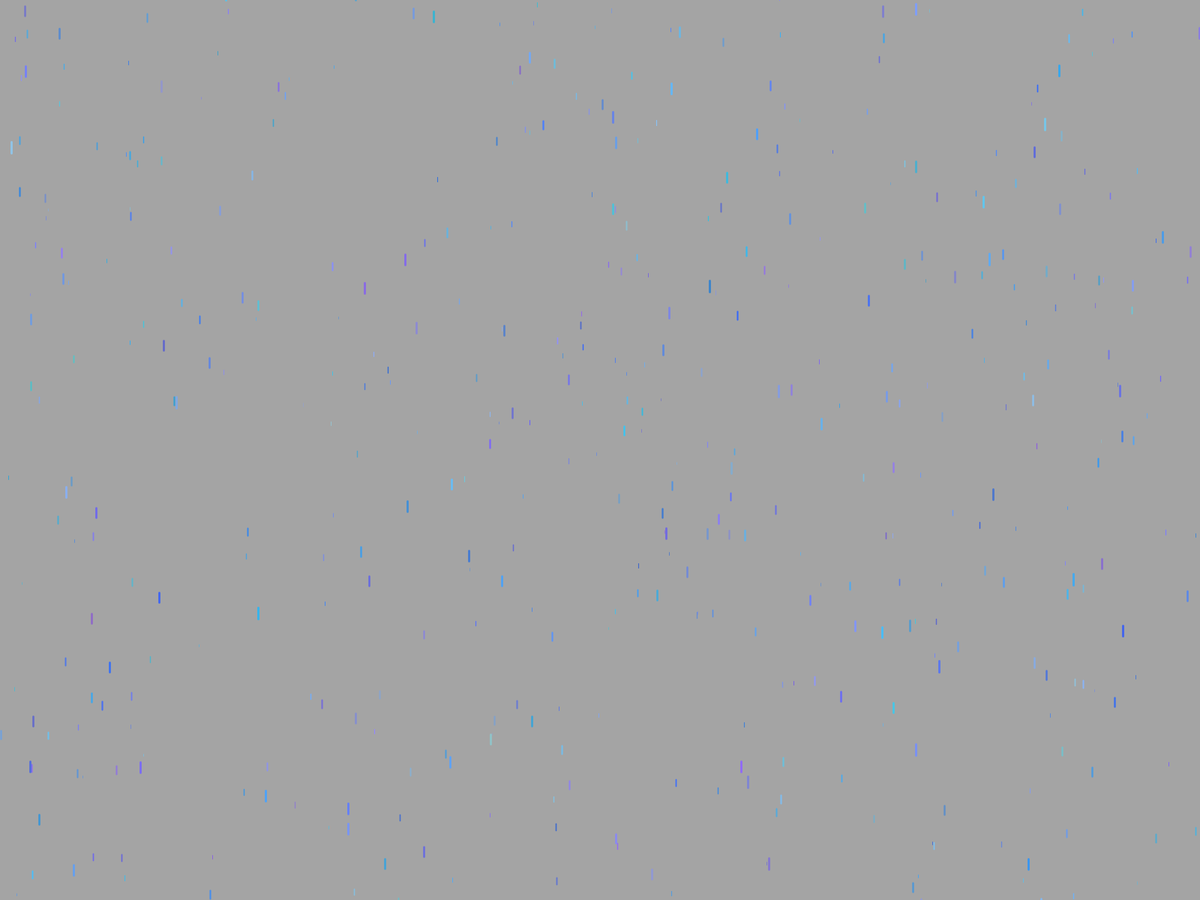
Frame 1 (no input)
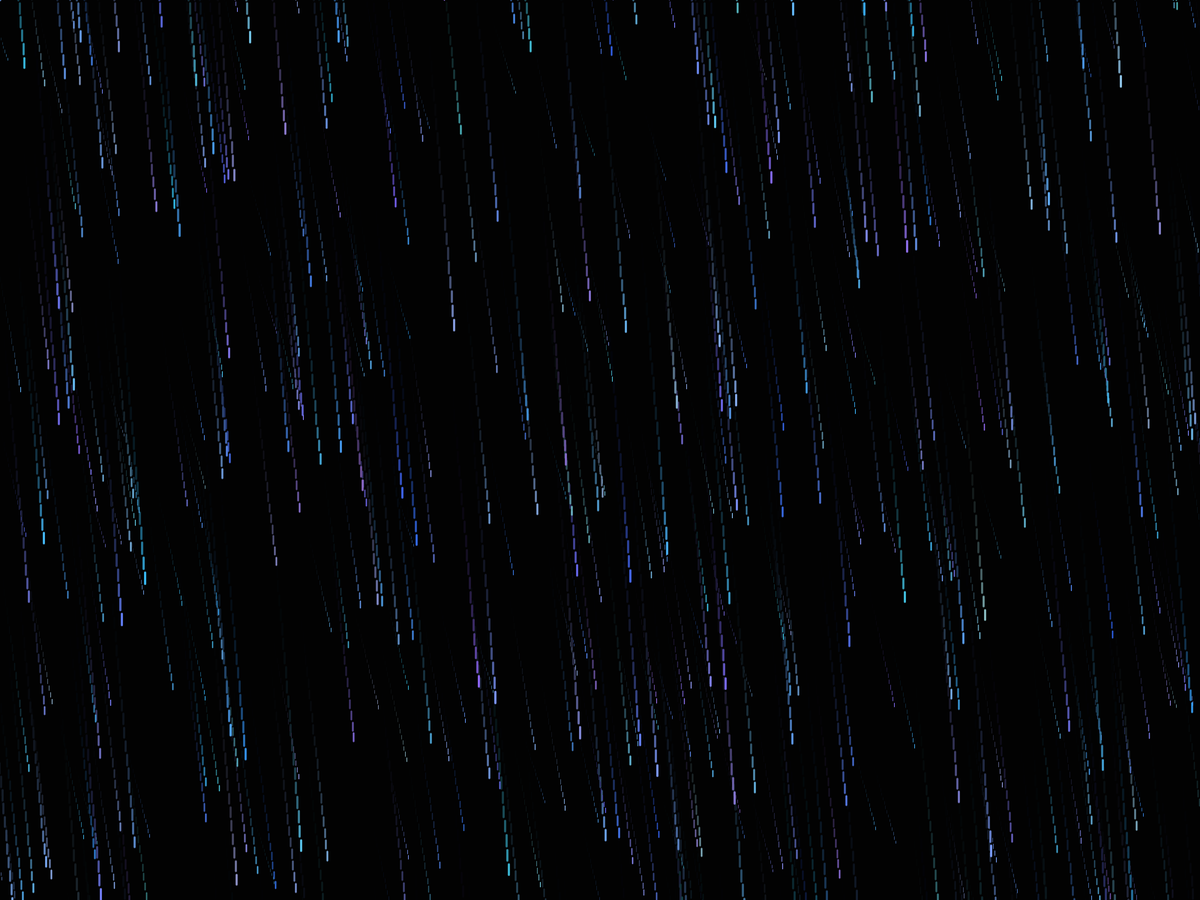
Frame 60 (the mouse pressed at the canvas centre just before this capture)
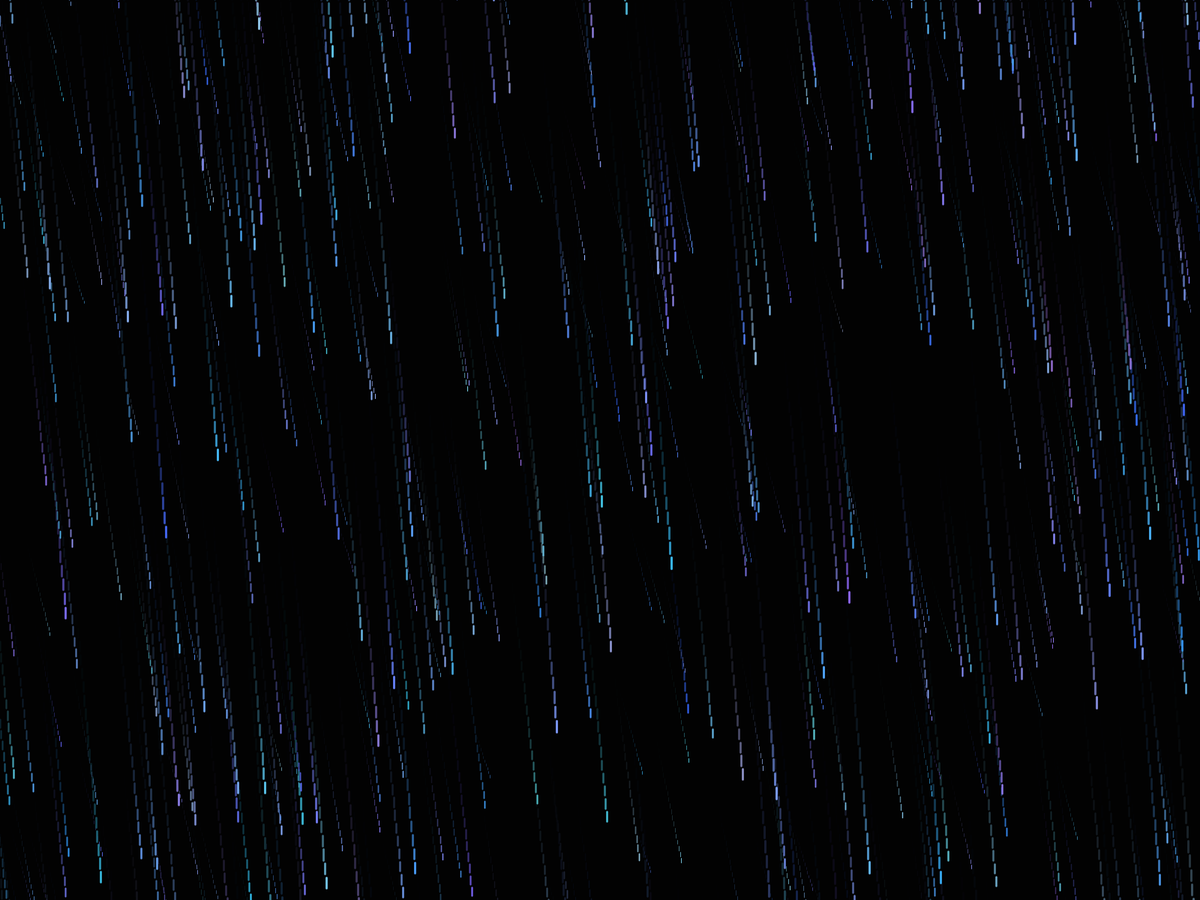
Frame 120 (the mouse held since frame 60 and released just before this capture)

The Processing sketch that drew these frames (run headless with seeded random() and noise(); from frame 60 on, the mouse is pressed at the canvas centre):

// Processing sketch: Storm
// ── Storm.pde
Drop drops[] = new Drop[500];
int tempo = 0, trovaotempo = (int) random(0, 250), trovaoduracao = (int) random(10, 20);
ArrayList<Ray> rays = new ArrayList<Ray>();
boolean loop = true;
int luz = 0;

void setup() {
  fullScreen();
  //size(900, 600);
  for (int i = 0; i < drops.length; i++) {
    drops[i] = new Drop();
  }
  rays.add(new Ray(random(0, width), 0, random(4, 8)));
  rays.get(0).Grow();
}

void draw() {
  fill(0, 50);
  noStroke();
  rect(0, 0, width, height);
  if (tempo >= trovaotempo) {
    background(180);
    for (int i = 0; i < rays.size(); i++) {
      rays.get(i).Display();
    }
    if (tempo == trovaotempo + trovaoduracao) {
      trovaotempo = (int) random(0, 250);
      trovaoduracao = (int) random(10, 20);
      tempo = 0;
      rays.clear();
      rays.add(new Ray(random(0, width), 0, random(4, 8)));
      rays.get(0).Grow();
    }
  }

  for (int i = 0; i < drops.length; i++) {
    drops[i].Move();
    drops[i].Display();
  }

  tempo = tempo + 1;
}

void keyPressed(){
  if (loop){
    loop = false;
    noLoop();
  } else {
    loop = true;
    loop();
  }
}

// ── Drop.pde
class Drop {
  float z = random(0, 1);
  float xspd =1.7;
  float yspd = map(z, 0, 1, 20, 5);
  float ysize = map(z, 0, 1, 15, 3);
  float xsize = map(z, 0, 1, 3, 0.5);
  float x = random((-height / yspd) * xspd, width);
  float y = random(-ysize, height);
  color cor = color(random(50, 150), random(100, 200), random(200, 255));

  void Move() {
    y += yspd;
    x += xspd;
    if (y > height) {
      y = -ysize;
      x = random((-height / yspd) * xspd, width);
    }
  }

  void Display() {
    stroke(cor);
    strokeWeight(xsize);
    line(x, y, x, y + ysize);
  }
}
// ── Ray.pde
class Ray {
  ArrayList<float[]> vertexes = new ArrayList<float[]>();
  float x, y;
  float w;
  int childs = 0;

  public Ray(float x_, float y_, float w_) {
    x = x_;
    y = y_;
    w = w_;
  }

  void Grow() {
    vertexes.clear();
    float x2 = x, y2 = y;
    vertexes.add(new float[2]);
    vertexes.get(0)[0] = x2;
    vertexes.get(0)[1] = y2;
    while (y2 < height) {
      x2 += random(-40, 40);
      y2 += random(25, 35);
      vertexes.add(new float[2]);
      vertexes.get(vertexes.size() - 1)[0] = x2;
      vertexes.get(vertexes.size() - 1)[1] = y2;
      if (random(0, 1) < 0.2 && childs < 2) {
        rays.add(new Ray(x2, y2, w * 0.2));
        rays.get(rays.size() - 1).Grow();
        childs++;
      }
    }
  }

  void Display() {
    strokeWeight(w);
    stroke(255);
    for (int i = 0; i < vertexes.size() - 1; i++) {
      line(vertexes.get(i)[0], vertexes.get(i)[1], vertexes.get(i + 1)[0], vertexes.get(i + 1)[1]);
    }
  }
}
